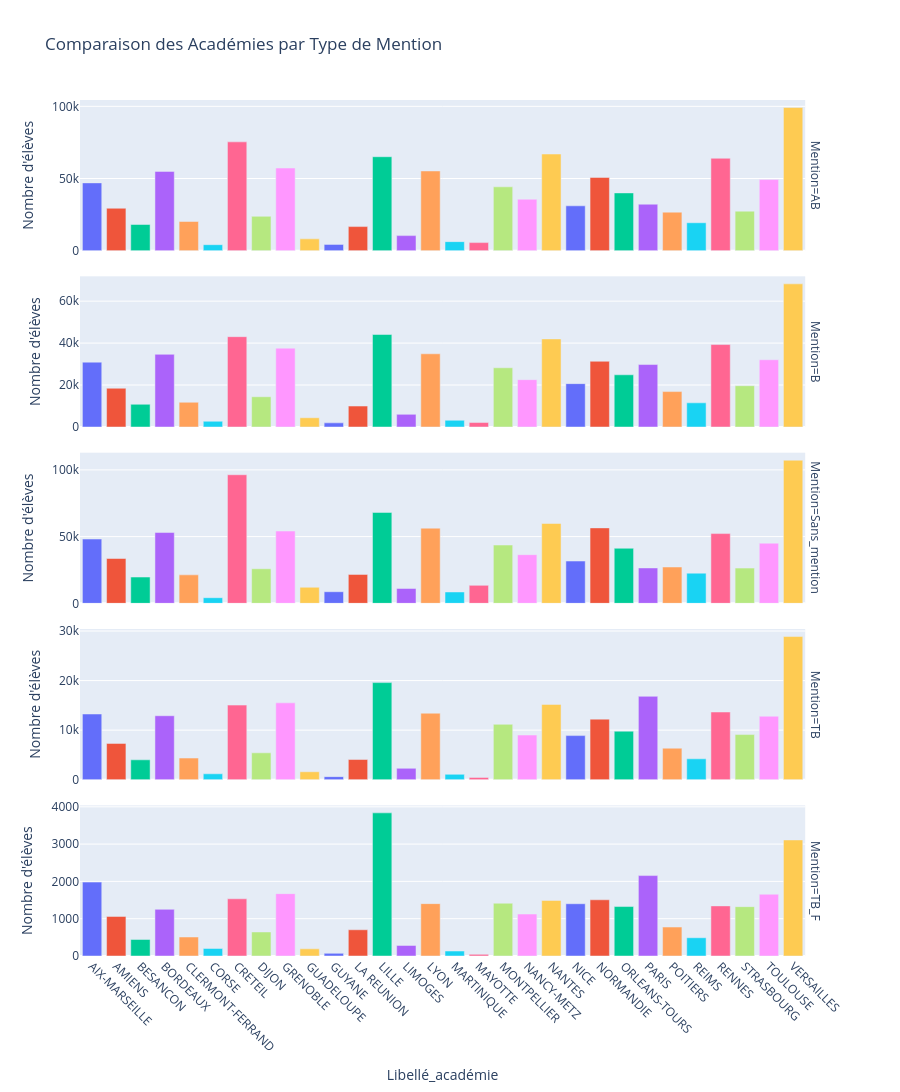

The notebook cell this image was saved under:
### Code cell
import plotly.express as px

# 1. Préparation des données (Somme des effectifs par académie et mention)
df_plot = df.groupby(['Libellé_académie', 'Mention'])['TOTAL'].sum().reset_index()

# 2. Création du graphique avec facettes
fig = px.bar(df_plot, 
             x="Libellé_académie", 
             y="TOTAL", 
             color="Libellé_académie",
             facet_row="Mention",  # Une ligne par mention
             title="Comparaison des Académies par Type de Mention",
             labels={"TOTAL": "Nombre d'élèves"},
             height=1200) # On augmente la hauteur pour que chaque ligne soit lisible

# 3. Ajustements pour la lisibilité
fig.update_layout(showlegend=False) # La légende est inutile ici car l'axe X suffit
fig.update_xaxes(tickangle=45) # Rotation des noms d'académies

# Pour que chaque facette ait sa propre échelle d'axe Y 
# (sinon les mentions TB seront minuscules par rapport aux "Sans mention")
fig.update_yaxes(matches=None) 

fig.show()
